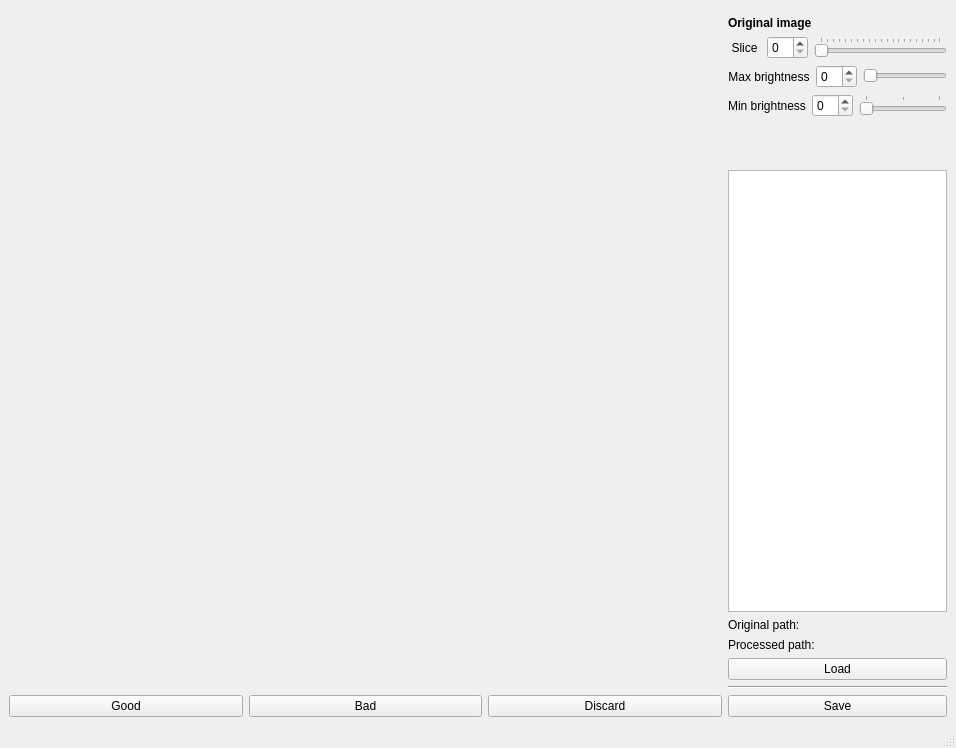
<?xml version="1.0" encoding="UTF-8"?>
<ui version="4.0">
 <class>MainWindow</class>
 <widget class="QMainWindow" name="MainWindow">
  <property name="geometry">
   <rect>
    <x>0</x>
    <y>0</y>
    <width>956</width>
    <height>748</height>
   </rect>
  </property>
  <property name="sizePolicy">
   <sizepolicy hsizetype="Maximum" vsizetype="Preferred">
    <horstretch>0</horstretch>
    <verstretch>0</verstretch>
   </sizepolicy>
  </property>
  <property name="windowTitle">
   <string>MainWindow</string>
  </property>
  <widget class="QWidget" name="centralwidget">
   <property name="sizePolicy">
    <sizepolicy hsizetype="Preferred" vsizetype="Preferred">
     <horstretch>0</horstretch>
     <verstretch>0</verstretch>
    </sizepolicy>
   </property>
   <layout class="QHBoxLayout" name="horizontalLayout_9">
    <item>
     <layout class="QHBoxLayout" name="Entire" stretch="10,1">
      <item>
       <layout class="QVBoxLayout" name="Viewer" stretch="1,0">
        <item>
         <widget class="QWidget" name="mpl_widget" native="true">
          <property name="cursor">
           <cursorShape>CrossCursor</cursorShape>
          </property>
          <property name="layoutDirection">
           <enum>Qt::LeftToRight</enum>
          </property>
         </widget>
        </item>
        <item>
         <layout class="QHBoxLayout" name="horizontalLayout">
          <item>
           <widget class="QPushButton" name="good_button">
            <property name="text">
             <string>Good</string>
            </property>
           </widget>
          </item>
          <item>
           <widget class="QPushButton" name="bad_button">
            <property name="text">
             <string>Bad</string>
            </property>
           </widget>
          </item>
          <item>
           <widget class="QPushButton" name="discard_button">
            <property name="text">
             <string>Discard</string>
            </property>
           </widget>
          </item>
         </layout>
        </item>
       </layout>
      </item>
      <item>
       <layout class="QVBoxLayout" name="control_layout" stretch="0,0,1,0,0,0,0,0,0">
        <item>
         <layout class="QVBoxLayout" name="original_image" stretch="0,1,1,1">
          <property name="topMargin">
           <number>7</number>
          </property>
          <property name="bottomMargin">
           <number>7</number>
          </property>
          <item>
           <widget class="QLabel" name="label_7">
            <property name="font">
             <font>
              <weight>75</weight>
              <bold>true</bold>
             </font>
            </property>
            <property name="text">
             <string>Original image</string>
            </property>
           </widget>
          </item>
          <item>
           <layout class="QHBoxLayout" name="sli_layout" stretch="0,1,20">
            <item>
             <widget class="QLabel" name="sli_label">
              <property name="sizePolicy">
               <sizepolicy hsizetype="Expanding" vsizetype="Preferred">
                <horstretch>5</horstretch>
                <verstretch>5</verstretch>
               </sizepolicy>
              </property>
              <property name="text">
               <string>Slice</string>
              </property>
              <property name="alignment">
               <set>Qt::AlignCenter</set>
              </property>
             </widget>
            </item>
            <item>
             <widget class="QSpinBox" name="sli_sbox">
              <property name="maximum">
               <number>99</number>
              </property>
             </widget>
            </item>
            <item>
             <widget class="QSlider" name="sli_slider">
              <property name="sizePolicy">
               <sizepolicy hsizetype="Fixed" vsizetype="Fixed">
                <horstretch>0</horstretch>
                <verstretch>0</verstretch>
               </sizepolicy>
              </property>
              <property name="maximumSize">
               <size>
                <width>300</width>
                <height>20</height>
               </size>
              </property>
              <property name="orientation">
               <enum>Qt::Horizontal</enum>
              </property>
              <property name="tickPosition">
               <enum>QSlider::TicksAbove</enum>
              </property>
              <property name="tickInterval">
               <number>5</number>
              </property>
             </widget>
            </item>
           </layout>
          </item>
          <item>
           <layout class="QHBoxLayout" name="maxbright_layout" stretch="0,1,40">
            <item>
             <widget class="QLabel" name="maxbright_label">
              <property name="sizePolicy">
               <sizepolicy hsizetype="Preferred" vsizetype="Preferred">
                <horstretch>5</horstretch>
                <verstretch>5</verstretch>
               </sizepolicy>
              </property>
              <property name="text">
               <string>Max brightness</string>
              </property>
              <property name="alignment">
               <set>Qt::AlignCenter</set>
              </property>
             </widget>
            </item>
            <item>
             <widget class="QSpinBox" name="maxbright_sbox">
              <property name="maximum">
               <number>99</number>
              </property>
             </widget>
            </item>
            <item>
             <widget class="QSlider" name="maxbright_slider">
              <property name="sizePolicy">
               <sizepolicy hsizetype="Fixed" vsizetype="Fixed">
                <horstretch>0</horstretch>
                <verstretch>0</verstretch>
               </sizepolicy>
              </property>
              <property name="maximumSize">
               <size>
                <width>300</width>
                <height>20</height>
               </size>
              </property>
              <property name="orientation">
               <enum>Qt::Horizontal</enum>
              </property>
             </widget>
            </item>
           </layout>
          </item>
          <item>
           <layout class="QHBoxLayout" name="minbright_layout" stretch="0,1,40">
            <item>
             <widget class="QLabel" name="minbright_label">
              <property name="sizePolicy">
               <sizepolicy hsizetype="Expanding" vsizetype="Preferred">
                <horstretch>5</horstretch>
                <verstretch>5</verstretch>
               </sizepolicy>
              </property>
              <property name="text">
               <string>Min brightness</string>
              </property>
              <property name="alignment">
               <set>Qt::AlignCenter</set>
              </property>
             </widget>
            </item>
            <item>
             <widget class="QSpinBox" name="minbright_sbox">
              <property name="maximum">
               <number>99</number>
              </property>
             </widget>
            </item>
            <item>
             <widget class="QSlider" name="minbright_slider">
              <property name="sizePolicy">
               <sizepolicy hsizetype="Fixed" vsizetype="Fixed">
                <horstretch>0</horstretch>
                <verstretch>0</verstretch>
               </sizepolicy>
              </property>
              <property name="maximumSize">
               <size>
                <width>300</width>
                <height>20</height>
               </size>
              </property>
              <property name="singleStep">
               <number>50</number>
              </property>
              <property name="orientation">
               <enum>Qt::Horizontal</enum>
              </property>
              <property name="tickPosition">
               <enum>QSlider::TicksAbove</enum>
              </property>
              <property name="tickInterval">
               <number>50</number>
              </property>
             </widget>
            </item>
           </layout>
          </item>
         </layout>
        </item>
        <item>
         <spacer name="verticalSpacer">
          <property name="orientation">
           <enum>Qt::Vertical</enum>
          </property>
          <property name="sizeHint" stdset="0">
           <size>
            <width>20</width>
            <height>40</height>
           </size>
          </property>
         </spacer>
        </item>
        <item>
         <widget class="QTableWidget" name="file_table">
          <property name="tabletTracking">
           <bool>false</bool>
          </property>
          <property name="editTriggers">
           <set>QAbstractItemView::NoEditTriggers</set>
          </property>
          <property name="showDropIndicator" stdset="0">
           <bool>false</bool>
          </property>
          <property name="dragDropOverwriteMode">
           <bool>false</bool>
          </property>
          <property name="selectionBehavior">
           <enum>QAbstractItemView::SelectRows</enum>
          </property>
          <property name="textElideMode">
           <enum>Qt::ElideNone</enum>
          </property>
          <property name="sortingEnabled">
           <bool>false</bool>
          </property>
         </widget>
        </item>
        <item>
         <widget class="QLabel" name="oripath_label">
          <property name="text">
           <string>Original path:</string>
          </property>
         </widget>
        </item>
        <item>
         <widget class="QLabel" name="propath_label">
          <property name="text">
           <string>Processed path:</string>
          </property>
         </widget>
        </item>
        <item>
         <widget class="QPushButton" name="load_button">
          <property name="text">
           <string>Load</string>
          </property>
         </widget>
        </item>
        <item>
         <widget class="Line" name="line_2">
          <property name="orientation">
           <enum>Qt::Horizontal</enum>
          </property>
         </widget>
        </item>
        <item>
         <widget class="QPushButton" name="save_button">
          <property name="text">
           <string>Save</string>
          </property>
         </widget>
        </item>
        <item>
         <layout class="QHBoxLayout" name="horizontalLayout_8"/>
        </item>
       </layout>
      </item>
     </layout>
    </item>
   </layout>
  </widget>
  <widget class="QMenuBar" name="menubar">
   <property name="geometry">
    <rect>
     <x>0</x>
     <y>0</y>
     <width>956</width>
     <height>24</height>
    </rect>
   </property>
  </widget>
  <widget class="QStatusBar" name="statusbar"/>
 </widget>
 <resources/>
 <connections>
  <connection>
   <sender>sli_slider</sender>
   <signal>valueChanged(int)</signal>
   <receiver>sli_sbox</receiver>
   <slot>setValue(int)</slot>
   <hints>
    <hint type="sourcelabel">
     <x>934</x>
     <y>92</y>
    </hint>
    <hint type="destinationlabel">
     <x>785</x>
     <y>93</y>
    </hint>
   </hints>
  </connection>
  <connection>
   <sender>sli_sbox</sender>
   <signal>valueChanged(int)</signal>
   <receiver>sli_slider</receiver>
   <slot>setValue(int)</slot>
   <hints>
    <hint type="sourcelabel">
     <x>785</x>
     <y>93</y>
    </hint>
    <hint type="destinationlabel">
     <x>934</x>
     <y>92</y>
    </hint>
   </hints>
  </connection>
  <connection>
   <sender>maxbright_sbox</sender>
   <signal>valueChanged(int)</signal>
   <receiver>maxbright_slider</receiver>
   <slot>setValue(int)</slot>
   <hints>
    <hint type="sourcelabel">
     <x>843</x>
     <y>131</y>
    </hint>
    <hint type="destinationlabel">
     <x>935</x>
     <y>129</y>
    </hint>
   </hints>
  </connection>
  <connection>
   <sender>maxbright_slider</sender>
   <signal>valueChanged(int)</signal>
   <receiver>maxbright_sbox</receiver>
   <slot>setValue(int)</slot>
   <hints>
    <hint type="sourcelabel">
     <x>935</x>
     <y>129</y>
    </hint>
    <hint type="destinationlabel">
     <x>843</x>
     <y>131</y>
    </hint>
   </hints>
  </connection>
  <connection>
   <sender>minbright_slider</sender>
   <signal>valueChanged(int)</signal>
   <receiver>minbright_sbox</receiver>
   <slot>setValue(int)</slot>
   <hints>
    <hint type="sourcelabel">
     <x>934</x>
     <y>166</y>
    </hint>
    <hint type="destinationlabel">
     <x>840</x>
     <y>167</y>
    </hint>
   </hints>
  </connection>
  <connection>
   <sender>minbright_sbox</sender>
   <signal>valueChanged(int)</signal>
   <receiver>minbright_slider</receiver>
   <slot>setValue(int)</slot>
   <hints>
    <hint type="sourcelabel">
     <x>840</x>
     <y>167</y>
    </hint>
    <hint type="destinationlabel">
     <x>934</x>
     <y>166</y>
    </hint>
   </hints>
  </connection>
 </connections>
</ui>
